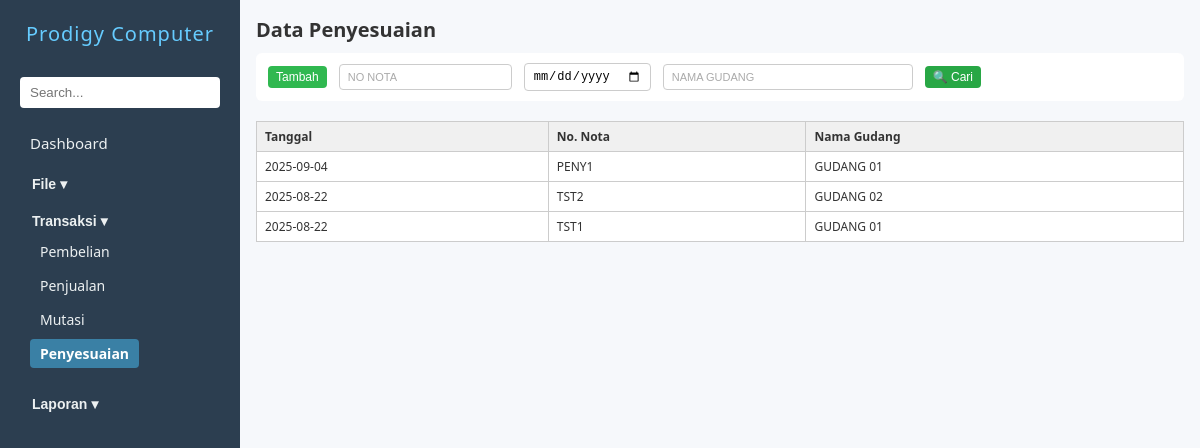
/penyesuaian.php (signed in), run on the app's committed database.
### tables this page shows
CREATE TABLE `zpenyesuaian` (
  `nonota` char(30) DEFAULT NULL,
  `tgl` date DEFAULT NULL,
  `kodegd` char(10) DEFAULT NULL,
  `operator` char(10) DEFAULT '',
  `logtime` timestamp NOT NULL DEFAULT current_timestamp()
);

CREATE TABLE `zgudang` (
  `kodegd` char(20) NOT NULL,
  `namagd` char(50) NOT NULL
);

### penyesuaian.php (the view, shortened to what this page needs)
<?php
include 'koneksi.php';
$query = mysqli_query($conn, "
    SELECT zpenyesuaian.tgl, zpenyesuaian.nonota, zgudang.namagd
    FROM zpenyesuaian
    JOIN zgudang ON zpenyesuaian.kodegd = zgudang.kodegd
    ORDER BY zpenyesuaian.tgl DESC, zpenyesuaian.nonota DESC
    LIMIT 10
");
?>
<!DOCTYPE html>
<html lang="en">
<head>
    <link rel="stylesheet" href="navbar.css" />
    <link rel="stylesheet" href="form.css" />
</head>
<body>
    <?php
    include 'navbar.php';
    $hakUbah   = $aksesEdit['tambah'];?>
    <main>
        <h2>Data Penyesuaian</h2>
        <div class="action-bar">
            <button type="button" class="action-btn tambah" onclick="window.location.href='inputpenyesuaian.php'">Tambah</button>
            <input type="text" id="inputNoNota" placeholder="No Nota" style="text-transform: uppercase;">
            <input type="date" id="inputTgl">
            <input type="text" name="namagd" id="inputNamagd" placeholder="Nama gudang" class="medium-input" style="text-transform: uppercase;">
            <button type="button" class="action-btn cari" onclick="triggerSearch()">🔍 Cari</button>
        </div>
        <div id="tabelHasil" class="form-grid" style="margin-top: 20px;">
            <table class="tabel-hasil">
                <thead>
                    <tr>
                        <th>Tanggal</th>
                        <th>No. Nota</th>
                        <th>Nama Gudang</th>
                    </tr>
                </thead>
                <tbody>
                    <?php while ($row = mysqli_fetch_assoc($query)): ?>
                        <tr onclick="tampilkanKonfirmasiEdit('<?= $row['nonota'] ?>')">
                            <td><?= $row['tgl'] ?></td>
                            <td><?= $row['nonota'] ?></td>
                            <td><?= $row['namagd'] ?></td>
                        </tr>
                    <?php endwhile; ?>
                </tbody>
            </table>
        </div>
    </main>
</body>
</html>

### form.css (style rules this page uses)
* { box-sizing: border-box; margin: 0; padding: 0; }
body { font-family: "Segoe UI", Tahoma, Geneva, Verdana, sans-serif; display: flex; height: 100vh; background: #f6f8fb; color: #333; }
main { padding: 1rem; flex: 1; overflow-y: auto; }
h2 { margin-bottom: 10px; font-size: 20px; }
.tabel-hasil { width: 100%; border-collapse: collapse; font-size: 14px; margin-top: 10px; }
.tabel-hasil th, .tabel-hasil td { border: 1px solid #ccc; padding: 8px 10px; text-align: left; }
.tabel-hasil th { background-color: #f0f0f0; font-weight: bold; }
.medium-input { width: 250px; }
.action-bar { display: flex; flex-wrap: wrap; align-items: center; gap: 8px 12px; margin-bottom: 4px; background-color: #fff; padding: 10px 12px; border-radius: 6px; }
.action-bar input[type="text"], .action-bar input[type="date"], .action-bar select { padding: 5px 8px; font-size: 12px; border: 1px solid #ccc; border-radius: 4px; min-width: 120px; }
.action-bar input[type="text"]::placeholder { font-size: 11px; color: #aaa; }
.action-bar .action-btn { padding: 4px 8px; font-size: 12px; border: none; color: white; border-radius: 4px; cursor: pointer; transition: 0.3s ease; }
.action-bar .action-btn.tambah { background-color: #30b850; }
.action-bar .action-btn.cari { background-color: #28a745; }
.tabel-hasil { width: 100%; border-collapse: collapse; margin-top: 1em; font-size: 12px; border: 1px solid #ccc; }
.tabel-hasil th, .tabel-hasil td { padding: 6px 8px; border: 1px solid #ccc; text-align: left; background-color: #fff; }
.tabel-hasil th { background-color: #f0f0f0; font-weight: bold; color: #333; }

### data on the page
zpenyesuaian: tgl "2025-09-04", nonota "PENY1", zgudang.namagd "GUDANG 01"
zpenyesuaian: tgl "2025-08-22", nonota "TST2", zgudang.namagd "GUDANG 02"
zpenyesuaian: tgl "2025-08-22", nonota "TST1", zgudang.namagd "GUDANG 01"

### other printed values
$mainmenu "File"
$mainmenu "Transaksi"
$label "Pembelian"
$label "Penjualan"
$label "Mutasi"
$label "Penyesuaian"
$mainmenu "Laporan"
